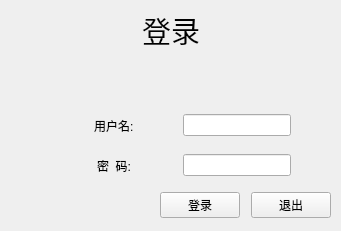
<?xml version="1.0" encoding="UTF-8"?>
<ui version="4.0">
 <class>LoginView</class>
 <widget class="QWidget" name="LoginView">
  <property name="geometry">
   <rect>
    <x>0</x>
    <y>0</y>
    <width>341</width>
    <height>231</height>
   </rect>
  </property>
  <property name="windowTitle">
   <string>Form</string>
  </property>
  <widget class="QWidget" name="horizontalLayoutWidget_3">
   <property name="geometry">
    <rect>
     <x>50</x>
     <y>150</y>
     <width>241</width>
     <height>31</height>
    </rect>
   </property>
   <layout class="QHBoxLayout" name="horizontalLayout_3">
    <item>
     <spacer name="horizontalSpacer_5">
      <property name="orientation">
       <enum>Qt::Horizontal</enum>
      </property>
      <property name="sizeHint" stdset="0">
       <size>
        <width>40</width>
        <height>20</height>
       </size>
      </property>
     </spacer>
    </item>
    <item>
     <widget class="QLabel" name="label_3">
      <property name="text">
       <string>密  码:</string>
      </property>
     </widget>
    </item>
    <item>
     <spacer name="horizontalSpacer_6">
      <property name="orientation">
       <enum>Qt::Horizontal</enum>
      </property>
      <property name="sizeHint" stdset="0">
       <size>
        <width>40</width>
        <height>20</height>
       </size>
      </property>
     </spacer>
    </item>
    <item>
     <widget class="QLineEdit" name="passWord"/>
    </item>
   </layout>
  </widget>
  <widget class="QWidget" name="horizontalLayoutWidget_2">
   <property name="geometry">
    <rect>
     <x>50</x>
     <y>110</y>
     <width>241</width>
     <height>31</height>
    </rect>
   </property>
   <layout class="QHBoxLayout" name="horizontalLayout_2">
    <item>
     <spacer name="horizontalSpacer_4">
      <property name="orientation">
       <enum>Qt::Horizontal</enum>
      </property>
      <property name="sizeHint" stdset="0">
       <size>
        <width>40</width>
        <height>20</height>
       </size>
      </property>
     </spacer>
    </item>
    <item>
     <widget class="QLabel" name="label_2">
      <property name="text">
       <string>用户名:</string>
      </property>
     </widget>
    </item>
    <item>
     <spacer name="horizontalSpacer_3">
      <property name="orientation">
       <enum>Qt::Horizontal</enum>
      </property>
      <property name="sizeHint" stdset="0">
       <size>
        <width>40</width>
        <height>20</height>
       </size>
      </property>
     </spacer>
    </item>
    <item>
     <widget class="QLineEdit" name="userName"/>
    </item>
   </layout>
  </widget>
  <widget class="QWidget" name="horizontalLayoutWidget_4">
   <property name="geometry">
    <rect>
     <x>160</x>
     <y>190</y>
     <width>171</width>
     <height>31</height>
    </rect>
   </property>
   <layout class="QHBoxLayout" name="horizontalLayout_4">
    <item>
     <widget class="QPushButton" name="pbLogin">
      <property name="text">
       <string>登录</string>
      </property>
     </widget>
    </item>
    <item>
     <spacer name="horizontalSpacer_7">
      <property name="orientation">
       <enum>Qt::Horizontal</enum>
      </property>
      <property name="sizeHint" stdset="0">
       <size>
        <width>40</width>
        <height>20</height>
       </size>
      </property>
     </spacer>
    </item>
    <item>
     <widget class="QPushButton" name="pbExit">
      <property name="text">
       <string>退出</string>
      </property>
     </widget>
    </item>
   </layout>
  </widget>
  <widget class="QWidget" name="horizontalLayoutWidget">
   <property name="geometry">
    <rect>
     <x>10</x>
     <y>10</y>
     <width>321</width>
     <height>41</height>
    </rect>
   </property>
   <layout class="QHBoxLayout" name="horizontalLayout">
    <item>
     <spacer name="horizontalSpacer">
      <property name="orientation">
       <enum>Qt::Horizontal</enum>
      </property>
      <property name="sizeHint" stdset="0">
       <size>
        <width>40</width>
        <height>20</height>
       </size>
      </property>
     </spacer>
    </item>
    <item>
     <widget class="QLabel" name="label">
      <property name="font">
       <font>
        <family>Arial</family>
        <pointsize>22</pointsize>
       </font>
      </property>
      <property name="text">
       <string>登录</string>
      </property>
     </widget>
    </item>
    <item>
     <spacer name="horizontalSpacer_2">
      <property name="orientation">
       <enum>Qt::Horizontal</enum>
      </property>
      <property name="sizeHint" stdset="0">
       <size>
        <width>40</width>
        <height>20</height>
       </size>
      </property>
     </spacer>
    </item>
   </layout>
  </widget>
 </widget>
 <resources/>
 <connections/>
</ui>
